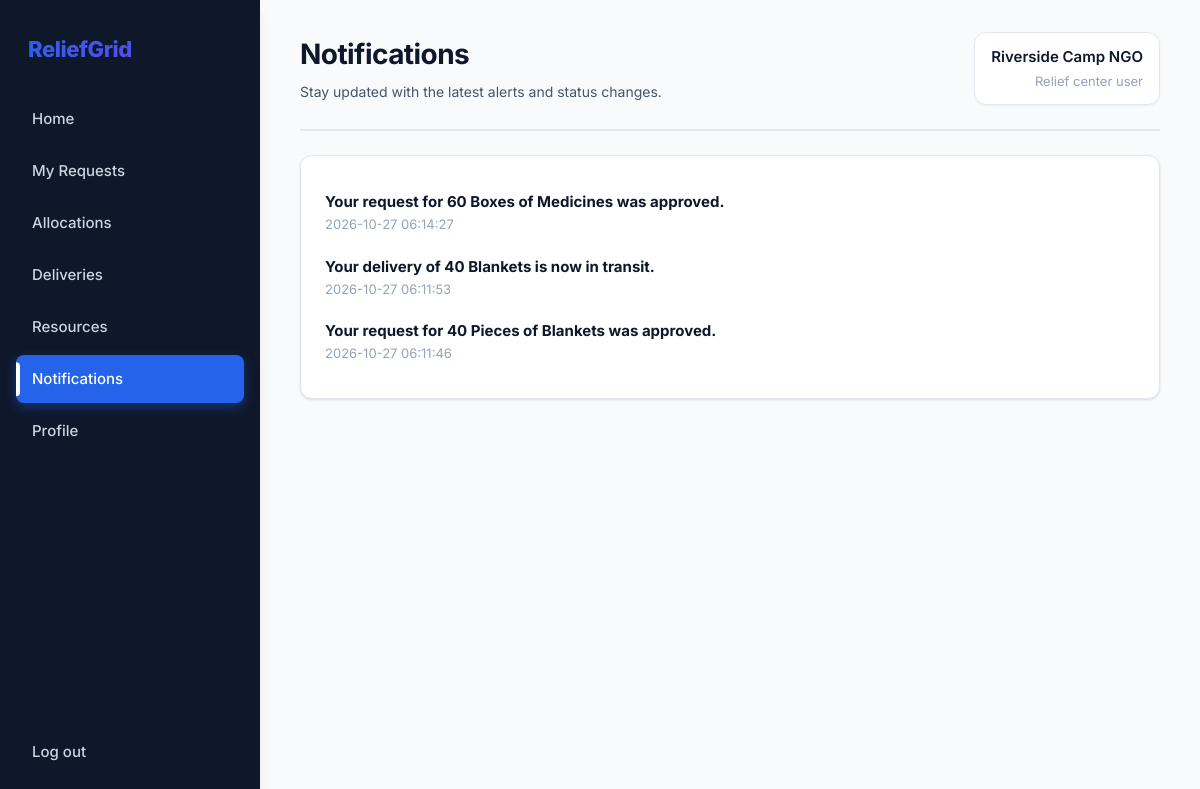
The app's page /notifications (signed in) with its own data.
### tables this page shows
CREATE TABLE notifications (
    id INTEGER PRIMARY KEY, user_id INTEGER REFERENCES users(id),  -- NULL = all admins
    kind TEXT NOT NULL DEFAULT 'info', message TEXT NOT NULL,
    is_read INTEGER NOT NULL DEFAULT 0, created_at TEXT DEFAULT CURRENT_TIMESTAMP
);

### app.py (the view)
@app.route("/notifications")
@login_required()
def notifications():
    admin = session["role"] == "admin"
    where, args = ("user_id IS NULL", []) if admin else ("user_id=?", [session["user_id"]])
    rows = q(f"SELECT * FROM notifications WHERE {where} ORDER BY id DESC LIMIT 50", *args)
    db().execute(f"UPDATE notifications SET is_read=1 WHERE {where}", args)
    db().commit()
    return render_template("notifications.html", rows=rows)

### app.py (called while the page is built)
def db():
    return database.get_db()

def q(sql, *args, one=False):
    rows = db().execute(sql, args).fetchall()
    return (rows[0] if rows else None) if one else rows

def login_required(role=None):
    def deco(f):
        @functools.wraps(f)
        def wrapper(*a, **kw):
            if "user_id" not in session:
                return redirect(url_for("login"))
            if role and session["role"] != role:
                flash("You don't have access to that page.", "error")
                return redirect(url_for("home_redirect"))
            return f(*a, **kw)
        return wrapper
    return deco

@app.context_processor
def inject_nav():
    if "user_id" not in session:
        return {}
    admin = session["role"] == "admin"
    unread = q("SELECT COUNT(*) c FROM notifications WHERE is_read=0 AND " + ("user_id IS NULL" if admin else "user_id=?"),
               *([] if admin else [session["user_id"]]), one=True)["c"]
    ngo_pending = q("SELECT COUNT(*) c FROM ngo_registrations WHERE status='PENDING'", one=True)["c"] if admin else 0
    return {"nav": ADMIN_NAV if admin else USER_NAV, "unread": unread, "ngo_pending": ngo_pending}

### db.py (called while the page is built)
def get_db():
    if "db" not in g:
        g.db = sqlite3.connect(DB_PATH)
        g.db.row_factory = sqlite3.Row
        g.db.execute("PRAGMA foreign_keys = ON")
    return g.db

### templates/notifications.html
{% extends "base.html" %}{% block heading %}Notifications{% endblock %}{% block sub %}Stay updated with the latest alerts and status changes.{% endblock %}
{% block content %}<div class="card">{% for n in rows %}<div style="padding:10px 0;border-bottom:1px solid var(--line)"><strong>{{ n.message }}</strong>
<div class="muted small-text">{{ n.created_at }}</div></div>{% else %}<p class="muted">No notifications yet. Status changes will show up here.</p>{% endfor %}</div>{% endblock %}

### static/style.css (style rules this page uses)
:root { --primary: #2563eb; --primary-hover: #1d4ed8; --primary-light: #dbeafe; --navy: #0f172a; --navy-light: #1e293b; --slate: #334155; --slate-light: #64748b; --bg-app: #f8fafc; --bg-card: #ffffff; --bg-sidebar: #0f172a; --border: #e2e8f0; --border-dark: #cbd5e1; --text-primary: #0f172a; --text-secondary: #475569; --text-muted: #94a3b8; --red: #dc2626; --red-light: #fee2e2; --orange: #ea580c; --orange-light: #ffedd5; --green: #16a34a; --green-light: #dcfce7; --blue: #0284c7; --blue-light: #e0f2fe; --purple: #9333ea; --purple-light: #f3e8ff; --yellow: #ca8a04; --yellow-light: #fef9c3; --shadow-sm: 0 1px 2px 0 rgba(0, 0, 0, 0.05); --shadow: 0 1px 3px 0 rgba(0, 0, 0, 0.1), 0 1px 2px -1px rgba(0, 0, 0, 0.1); --shadow-md: 0 4px 6px -1px rgba(0, 0, 0, 0.1), 0 2px 4px -2px rgba(0, 0, 0, 0.1); --shadow-lg: 0 10px 15px -3px rgba(0, 0, 0, 0.1), 0 4px 6px -4px rgba(0, 0, 0, 0.1); --radius-sm: 6px; --radius: 8px; --radius-lg: 12px; --radius-xl: 16px; --space-xs: 4px; --space-sm: 8px; --space: 12px; --space-md: 16px; --space-lg: 24px; --space-xl: 32px; }
* { box-sizing: border-box; }
body { margin: 0; font-family: 'Inter', -apple-system, BlinkMacSystemFont, "Segoe UI", Roboto, sans-serif; font-size: 15px; line-height: 1.6; background: var(--bg-app); color: var(--text-primary); -webkit-font-smoothing: antialiased; -moz-osx-font-smoothing: grayscale; }
.card { background: var(--bg-card); border: 1px solid var(--border); border-radius: var(--radius-lg); padding: var(--space-lg); margin-bottom: var(--space-md); box-shadow: var(--shadow); transition: all 0.3s ease; }
.muted { color: var(--text-muted); }
.small-text { font-size: 13px; }

### records on screen
notifications: message "Your request for 60 Boxes of Medicines was approved.", created_at "2026-10-27 06:14:27"
notifications: message "Your delivery of 40 Blankets is now in transit.", created_at "2026-10-27 06:11:53"
notifications: message "Your request for 40 Pieces of Blankets was approved.", created_at "2026-10-27 06:11:46"

### other values on screen
{{ label }} "Home" "My Requests" "Allocations" "Deliveries" "Resources" "Notifications" "Profile"
{{ session.name }} "Riverside Camp NGO"
{{ 'Admin' if session.role == 'admin' else 'Relief center user' }} "Relief center user"
